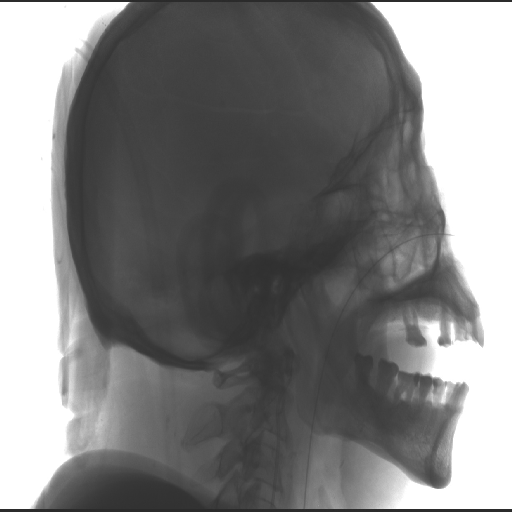
//> input picture HistogramImageEnforce/2.bmp, 512 x 512 px
$ ./Histogram   (built with g++ and OpenCV 4)
//> lines starting //> are read from the running program, lines starting //| are printed output that depends on the picture
//> further down, src is the input picture: 512 rows x 512 cols, CV_8UC1; min 41, max 255, mean 129.2
#include <opencv2/opencv.hpp>

using namespace cv;

int ImageStretchByHistogram(IplImage *src1, IplImage *dst1)
/*************************************************
Function:      通过直方图变换进行图像增强，将图像灰度的域值拉伸到0-255
src1:               单通道灰度图像
dst1:              同样大小的单通道灰度图像
*************************************************/
{
	assert(src1->width == dst1->width);
	double p[256], p1[256], num[256];

	memset(p, 0, sizeof(p));
	memset(p1, 0, sizeof(p1));
	memset(num, 0, sizeof(num));
	int height = src1->height;
//> height = 512
	int width = src1->width;
//> width = 512
	long wMulh = height * width;
//> wMulh = 262144

	//statistics
	for (int x = 0; x<src1->width; x++)
	{
		for (int y = 0; y<src1->height; y++){
			uchar v = ((uchar*)(src1->imageData + src1->widthStep*y))[x];
			num[v]++;
		}
	}
//> after the loop, num = 256 values, max 66587 at index 255, min 0 at index 0, mean 1024
	//calculate probability
	for (int i = 0; i<256; i++)
	{
		p[i] = num[i] / wMulh;
	}
//> after the loop, p = 256 values, max 0.254 at index 255, min 0 at index 0, mean 0.00391

	//p1[i]=sum(p[j]);  j<=i;
	for (int i = 0; i<256; i++)
	{
		for (int k = 0; k <= i; k++)
			p1[i] += p[k];
	}
//> after the loop, p1 = 256 values from 0 to 1

	// histogram transformation
	for (int x = 0; x<src1->width; x++)
	{
		for (int y = 0; y<src1->height; y++){
			uchar v = ((uchar*)(src1->imageData + src1->widthStep*y))[x];
			((uchar*)(dst1->imageData + dst1->widthStep*y))[x] = p1[v] * 255 + 0.5;
		}
	}
	return 0;
}


int main()
{
	IplImage* src = cvLoadImage("2.bmp", 0);
	cvShowImage("增强前", src);
	IplImage* dst = cvCreateImage(cvGetSize(src), src->depth, src->nChannels);
	ImageStretchByHistogram(src, dst);
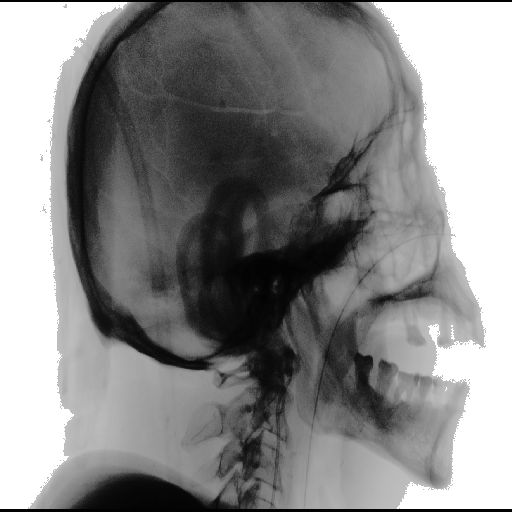
//> dst: 512 rows x 512 cols, CV_8UC1; min 0, max 255, mean 137.1
	cvShowImage("增强后", dst);
	waitKey(0);
}
